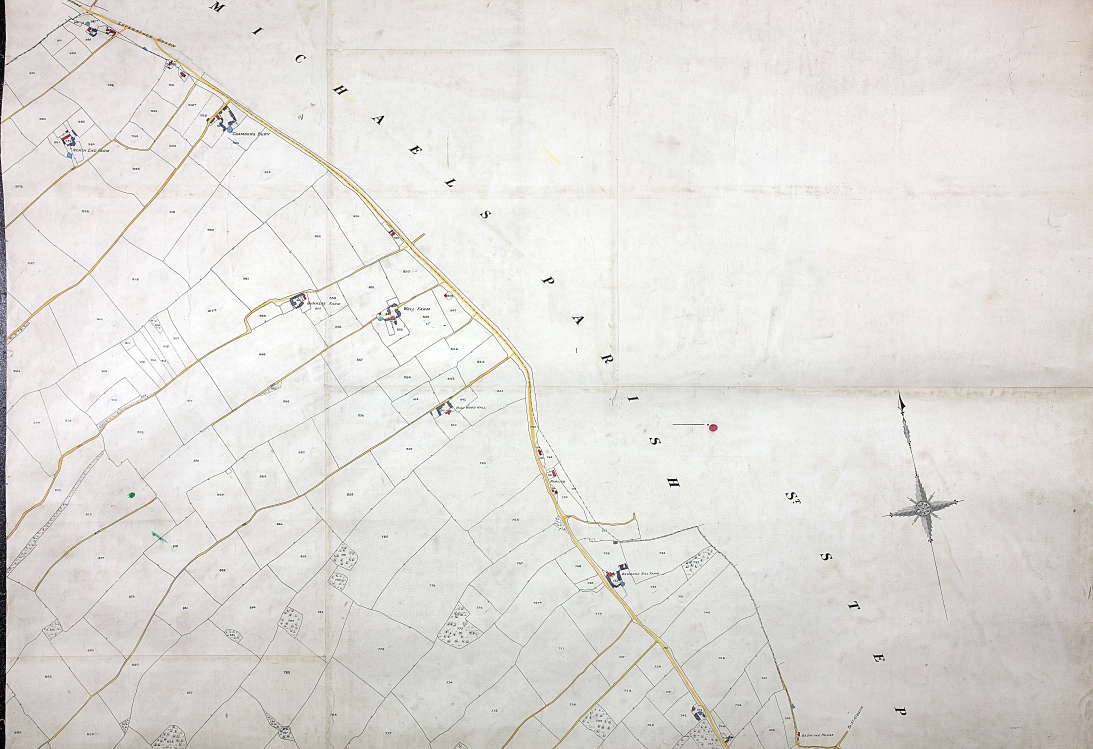
#> input picture source_images/IR30-15-1_1_Abbotts_Langley_Herts.jpg, 5464 x 3744 px (shown at 1/5 size)
$ python -i ml_ocr.py   (imports and definitions only)
#> lines starting #> are read from the running program, lines starting #| are printed output that depends on the picture; after the words box and inside, x2 and y2 are one past the last pixel; in counts of white or black regions, pixels touching at a corner belong together
#!/usr/bin/env python3
"""Learn this map's digit style from confirmed plots, then re-OCR to recover missing numbers.

Idea: the 686 confirmed labels are labelled training data in the map's own engraved typeface. Train
a small digit classifier (OpenCV KNN) on their glyphs, then run a thorough multi-rotation Tesseract
sweep to PROPOSE digit regions, and for each proposal classify the glyphs ourselves and accept it
only if it matches a still-missing plot number (closed vocabulary, with edit-distance-1 snapping).

Honest scope: training glyphs come from readable labels, so recall on the genuinely faint/obscured
missing numbers is limited. Detections are not auto-placed; they go to the review queue for you to
confirm, because a wrong read of a valid missing number would land a plot in the wrong spot.

Usage:
  micromamba run -n abbots_langley_map python scripts/ml_ocr.py train   # train + report accuracy
  micromamba run -n abbots_langley_map python scripts/ml_ocr.py         # full: train + detect -> queue
"""
import csv
import io
import json
import os
import subprocess
import sys
import tempfile

import cv2
import numpy as np

sys.path.insert(0, os.path.dirname(os.path.abspath(__file__)))
import ocr_plots as op  # noqa: E402

# [1 line not run here, left out]
OUT = "data/review"
SZ = 20            # normalised glyph size
RAWMIN = 20        # keep weak Tesseract proposals; closed-vocab + review filter the junk
EXCL = 45          # px: ignore proposals this close to an already-confirmed label
CROP = 130         # half-size of the review thumbnail
HOLDOUT = 0.15


# --- glyph handling --------------------------------------------------------
# [21 lines left out: functions deskew, norm_glyph, not called in this run]


def segment(gray):
    """Split a grayscale label crop into left-to-right digit glyphs. Returns [(cx, glyph)]."""
    bw = cv2.threshold(gray, 0, 255, cv2.THRESH_BINARY_INV + cv2.THRESH_OTSU)[1]  # ink=white
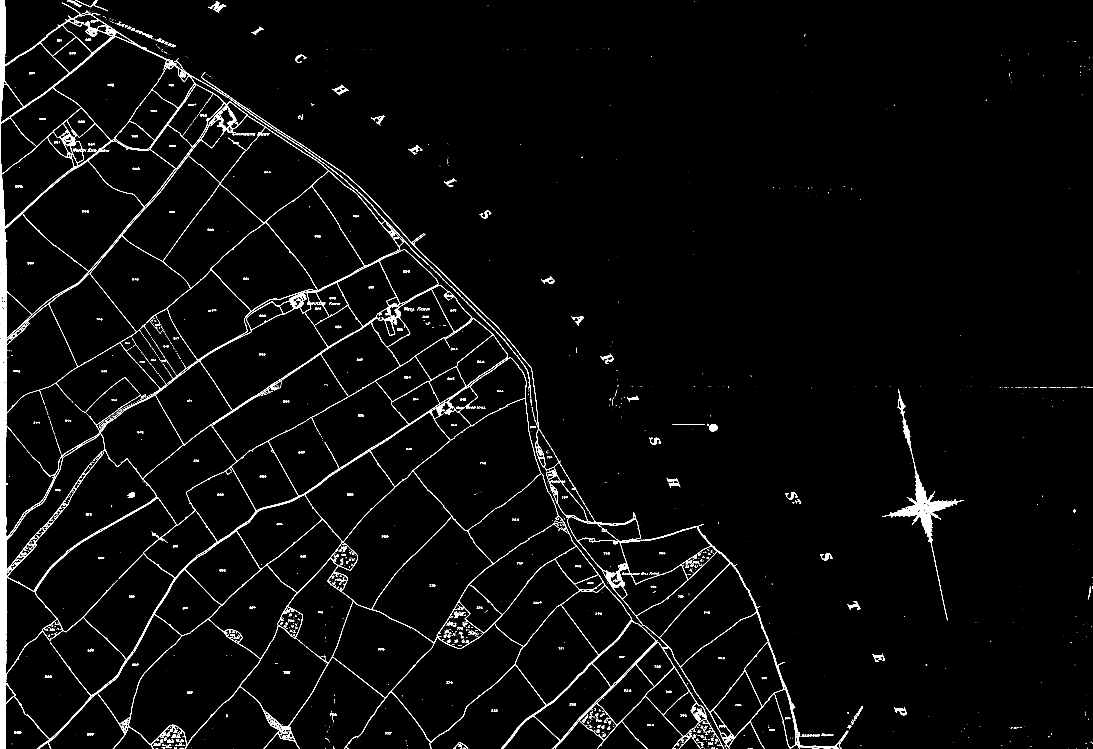
#> bw: shape (3744, 5464) (shown at 1/5 size); 1.9% white; 3296 white regions (2164 under 20 px), largest, box (x1, y1, x2, y2) and area: (0, 0, 3278, 3744) 231171, (1005, 385, 3999, 3744) 31515, (2775, 3204, 3621, 3744) 8418
    n, _, stats, _ = cv2.connectedComponentsWithStats(bw, 8)
#> n = 3297
    H, W = gray.shape
#> H = 3744; W = 5464
    comps = [tuple(stats[i]) for i in range(1, n)]                       # (x,y,w,h,area)
#> comps = 3296 items, first 6: (0, 0, 3278, 3744, 231171), (337, 0, 28, 13, 135), (375, 0, 107, 36, 321), (469, 0, 58, 51, 251), (1043, 5, 88, 58, 1240), (3474, 5, 1, 3, 3)
    comps = [c for c in comps if c[4] >= 15 and c[3] >= 8 and c[3] < 0.9 * H and c[2] < 0.6 * W]
#> comps = 1036 items, first 6: (337, 0, 28, 13, 135), (375, 0, 107, 36, 321), (469, 0, 58, 51, 251), (1043, 5, 88, 58, 1240), (362, 7, 30, 22, 198), (390, 24, 20, 12, 104)
    if not comps:
        return []
    med = np.median([c[3] for c in comps])                              # typical glyph height
#> med = 11
    band = [c for c in comps if 0.55 * med <= c[3] <= 1.7 * med]
#> band = 892 items, first 6: (337, 0, 28, 13, 135), (390, 24, 20, 12, 104), (430, 56, 13, 10, 61), (463, 65, 39, 10, 98), (445, 66, 24, 17, 101), (403, 74, 21, 8, 35)
    cyc = H / 2
#> cyc = 1872
    band = [c for c in band if abs((c[1] + c[3] / 2) - cyc) < 0.9 * med]  # same text line as centre
#> band = []
    out = []
    for x, y, w, h, _ in sorted(band, key=lambda c: c[0]):
        g = norm_glyph(bw, x, y, w, h)
        if g is not None:
            out.append((x, g))
#> this loop made 0 passes
#> after the loop, out = []
    return out


# --- training --------------------------------------------------------------
# [219 lines left out: functions training_set, train_knn, classify, lev, matcher, _tess and 5 more, not called in this run]


# [5 lines not run here, left out]

>>> import cv2
>>> picture = cv2.imread('../source_images/IR30-15-1_1_Abbotts_Langley_Herts.jpg', cv2.IMREAD_GRAYSCALE)
>>> result = segment(picture)
#> result = []

$ run again, on source_images/IR30-15-1_7_Abbotts_Langley_Herts.jpg
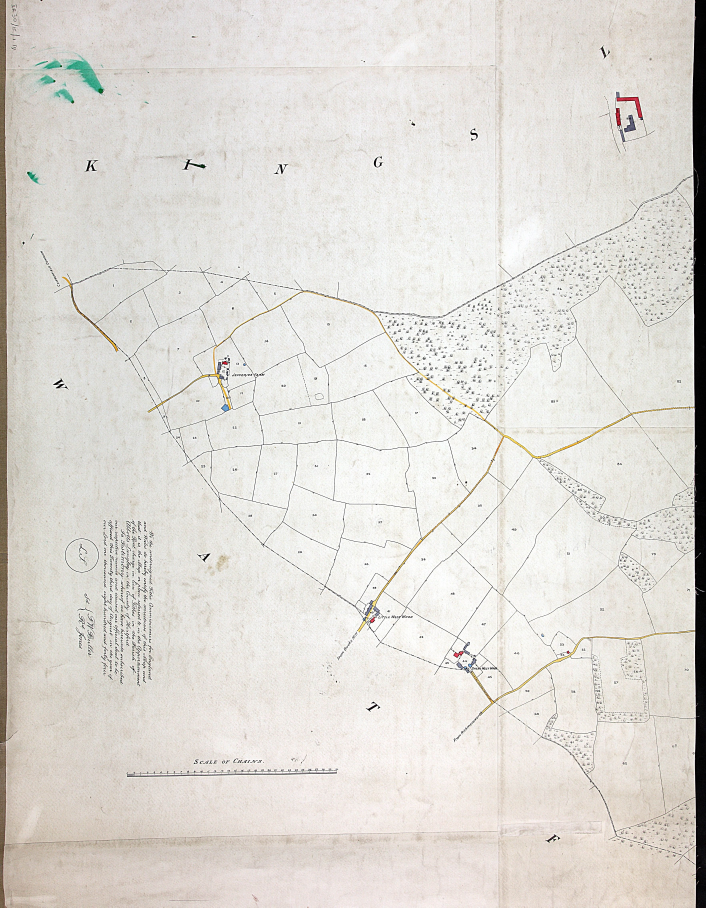
#> input picture source_images/IR30-15-1_7_Abbotts_Langley_Herts.jpg, 3528 x 4536 px (shown at 1/5 size)
#> in segment, `bw = cv2.threshold(gray, 0, 255, cv2.THRESH_BINARY_INV + cv2.THRESH_OT..`:
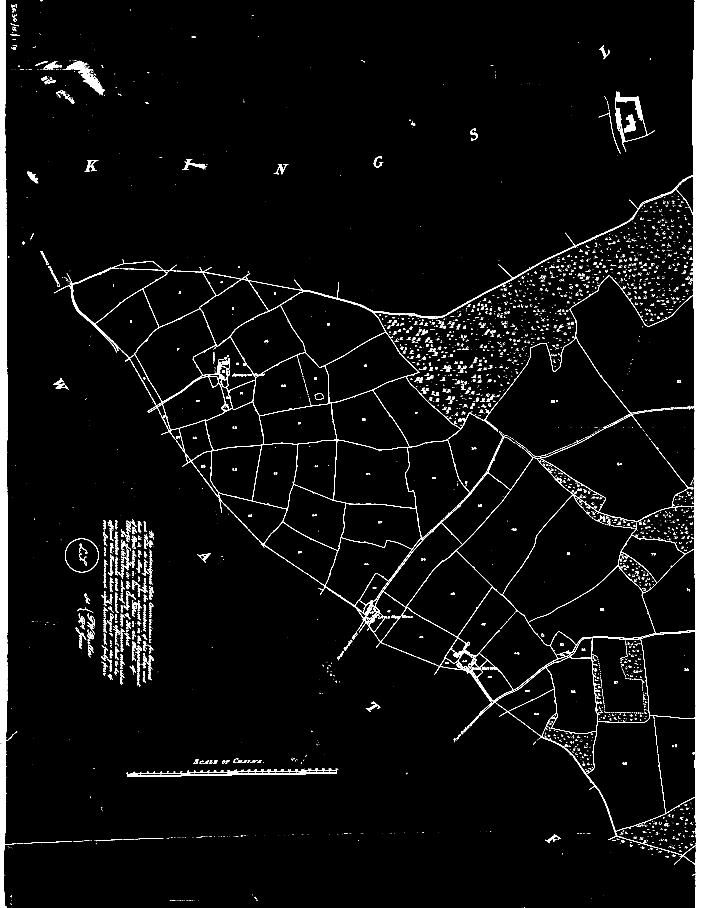
#> bw: shape (4536, 3528) (shown at 1/5 size); 4% white; 6238 white regions (4604 under 20 px), largest, box (x1, y1, x2, y2) and area: (270, 0, 3528, 4536) 333123, (0, 0, 67, 4536) 143236, (3076, 459, 3273, 758) 7838
#> n = 6239
#> in segment, `comps = [tuple(stats[i]) for i in range(1, n)]`: comps = 6238 items, first 6: (0, 0, 67, 4536, 143236), (202, 0, 11, 6, 50), (270, 0, 3258, 4536, 333123), (78, 20, 6, 20, 37), (58, 23, 18, 19, 94), (61, 44, 15, 18, 100)
#> in segment, `comps = [c for c in comps if c[4] >= 15 and c[3] >= 8 and c[3] < 0.9 *..`: comps = 1273 items, first 6: (78, 20, 6, 20, 37), (58, 23, 18, 19, 94), (61, 44, 15, 18, 100), (73, 46, 7, 10, 27), (76, 70, 9, 11, 28), (62, 73, 10, 15, 42)
#> med = 11
#> in segment, `band = [c for c in comps if 0.55 * med <= c[3] <= 1.7 * med]`: band = 1042 items, first 6: (61, 44, 15, 18, 100), (73, 46, 7, 10, 27), (76, 70, 9, 11, 28), (62, 73, 10, 15, 42), (71, 73, 3, 9, 15), (68, 92, 14, 17, 84)
#> in segment, `band = [c for c in band if abs((c[1] + c[3] / 2) - cyc) < 0.9 * med]`: band = [(2482, 2255, 5, 9, 19), (2472, 2261, 8, 11, 27), (2478, 2265, 4, 8, 18)]
#> the loop in segment, `for x, y, w, h, _ in sorted(band, key=lambda c: c[0]):` made 3 passes
#> (x, y, w, h) on passes 1 to 3: (2472, 2261, 8, 11), (2478, 2265, 4, 8), (2482, 2255, 5, 9)
#> pass 3, in segment, `g = norm_glyph(bw, x, y, w, h)`:
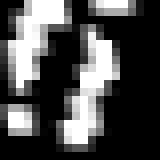
#> g: shape (20, 20) (shown 8 times larger); min 0, max 255, mean 76.2
#> after the loop in segment, `for x, y, w, h, _ in sorted(band, key=lambda c: c[0]):`: out = 3 items
